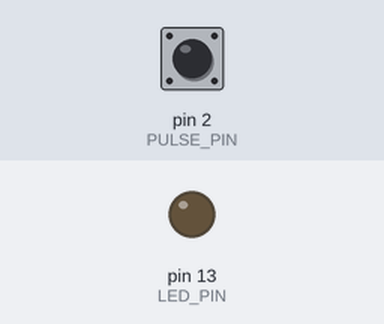
The sketch below on a simulated Arduino Mega 2560, built with avr-gcc and run on an emulated ATmega2560. On the bench: output pins drawn as LEDs (lit = HIGH). The test bench sets the inputs (shaded band); at power-on: pin 2 (PULSE_PIN) LOW. What the sketch prints to the serial monitor is not drawn.

Above: at 1.2 s.
1.3 s: pin 2 (PULSE_PIN) pulled HIGH for 0.15 s
Timing chart, 0 to 4.3 s (numbered marks = the images above; inputs shaded):
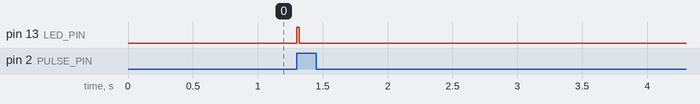

The sketch:

pulse_forward.ino
```cpp
/*
  gpio_timestamp_bridge.ino (Arduino Mega 2560)

  Input: TTL pulse from Raspberry Pi GPIO (3.3V) into interrupt pin 2
  Output: Timestamp for each pulse over USB serial

  Output format (CSV):
    PULSE,<seq>,<t_us_32>,<t_us_64>

  LED:
    Onboard LED (pin 13) flashes for 20ms on each detected pulse.
*/

#include <Arduino.h>

// ------------ User configuration ------------
const uint8_t PULSE_PIN = 2;          // Interrupt pin
const unsigned long BAUD = 115200;

// Ignore triggers closer than this (helps reject double edges/noise).
// Set to 0 to disable.
const uint32_t MIN_INTERVAL_US = 200;
// -------------------------------------------

// LED indicator
const uint8_t LED_PIN = LED_BUILTIN;
const uint32_t LED_ON_TIME_MS = 20;   // LED stays on 20ms per pulse

bool led_on = false;
uint32_t led_on_timestamp = 0;

// ISR-updated state
volatile uint32_t isr_last_micros = 0;
volatile uint32_t isr_micros = 0;
volatile bool     isr_flag = false;

// 64-bit time extension state (main loop)
uint32_t prev_micros_main = 0;
uint64_t micros64_base = 0;  // increments by 2^32 when micros() wraps

// Sequence counter
uint32_t seq = 0;

// Extend 32-bit micros() to 64-bit monotonically increasing microseconds
uint64_t micros64_now(uint32_t now32) {
  if (now32 < prev_micros_main) {
    micros64_base += (1ULL << 32);
  }
  prev_micros_main = now32;
  return micros64_base + (uint64_t)now32;
}

// Print uint64_t on AVR by splitting into two 32-bit halves
void printU64(uint64_t v) {
  uint32_t hi = (uint32_t)(v >> 32);
  uint32_t lo = (uint32_t)(v & 0xFFFFFFFFULL);

  if (hi == 0) {
    Serial.print(lo);
    return;
  }

  Serial.print(hi);
  char buf[11];
  snprintf(buf, sizeof(buf), "%010lu", (unsigned long)lo);
  Serial.print(buf);
}

// Interrupt handler: timestamps rising edge
void onPulseRise() {
  uint32_t t = micros();

  if (MIN_INTERVAL_US > 0) {
    uint32_t dt = t - isr_last_micros;  // unsigned handles wrap
    if (dt < MIN_INTERVAL_US) return;
    isr_last_micros = t;
  }

  isr_micros = t;
  isr_flag = true;
}

void setup() {
  Serial.begin(BAUD);
  while (!Serial) { ; }

  pinMode(PULSE_PIN, INPUT);
  pinMode(LED_PIN, OUTPUT);
  digitalWrite(LED_PIN, LOW);

  attachInterrupt(digitalPinToInterrupt(PULSE_PIN), onPulseRise, RISING);

  Serial.println("READY,gpio_timestamp_bridge");
}

void loop() {

  // If a pulse was captured by ISR
  if (isr_flag) {

    // Copy ISR data atomically
    noInterrupts();
    uint32_t t32 = isr_micros;
    isr_flag = false;
    interrupts();

    uint64_t t64 = micros64_now(t32);
    seq++;

    Serial.print("PULSE,");
    Serial.print(seq);
    Serial.print(",");
    Serial.print(t32);
    Serial.print(",");
    printU64(t64);
    Serial.println();

    // Turn LED ON
    digitalWrite(LED_PIN, HIGH);
    led_on = true;
    led_on_timestamp = millis();
  }

  // Turn LED OFF after timeout (non-blocking)
  if (led_on && (millis() - led_on_timestamp >= LED_ON_TIME_MS)) {
    digitalWrite(LED_PIN, LOW);
    led_on = false;
  }
}
```

Measured:
- after the input at 1.3 s, pin 13 (LED_PIN): LOW → HIGH at once, → LOW 0.02 s later
